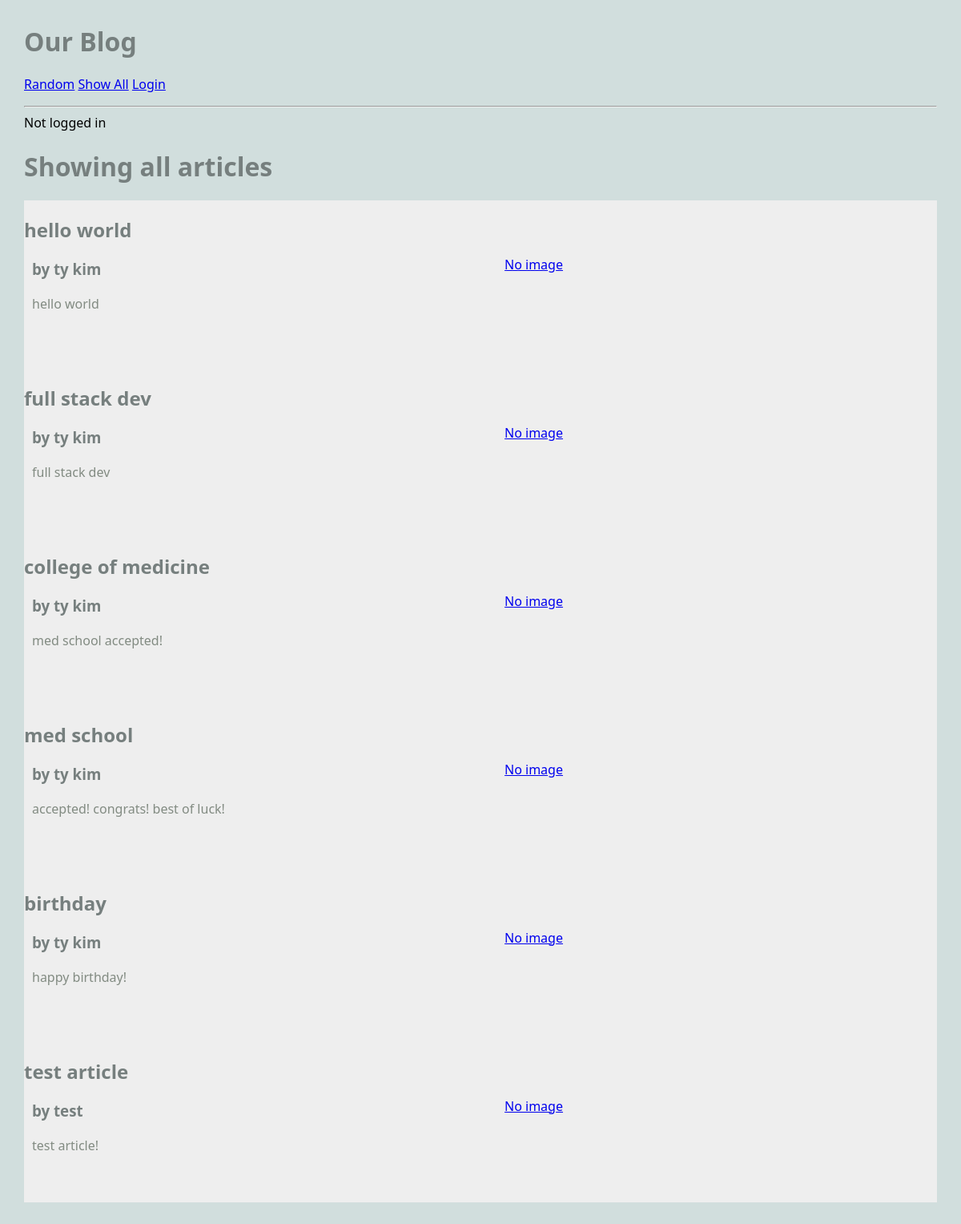
/blog/show_all, run on the app's committed database.
### blog/models.py (models this page shows, shortened)
class Article(models.Model):
    title = models.TextField(blank=True)
    author = models.TextField(blank=True)
    text = models.TextField(blank=True)
    published = models.DateTimeField(auto_now=True)
    image_file = models.ImageField(blank=True)
    user = models.ForeignKey(User, on_delete=models.CASCADE)
    def __str__(self):
        return f'{self.title} by {self.author}'

### blog/views.py (the view)
# urls.py: path('show_all', ShowAllView.as_view(), name="show_all"),
class ShowAllView(ListView):
    model = Article
    template_name = "blog/show_all.html"
    context_object_name = "articles"
    def dispatch(self, request, *args, **kwargs):
        if request.user.is_authenticated:
            print(f'ShowAllView.dispatch(): request.user={request.user}')
        else:
            print(f'ShowAllView.dispatch(): not logged in.')
        return super().dispatch(request, *args, **kwargs)

### blog/templates/blog/show_all.html
{% extends 'blog/base.html' %}
{% block content %}
<h1>Showing all articles</h1>
<main class="grid-container">
    {% for article in articles %}
    <article class="featured">
        <div>
            <h2>{{ article.title }}</h2>
            <h3>by {{ article.author }}</h3>
            <p>
                {{ article.text }}
            </p>
        </div>
        <a href="{% url 'article' article.pk %}">
            {% if article.image_file %}
            <img src="{{ article.image_file.url }}">
            {% else %}
            No image
            {% endif %}
        </a>
    </article>
    {% endfor %}
</main>
{% endblock %}

### static/styles-blog.css (style rules this page uses)
body { margin: 30px; background: #d1dedd; font-family:'Segoe UI', Tahoma, Geneva, Verdana, sans-serif; }
h1, h2, h3 { color: #767f7e; }
p { color: #828b82; }
.grid-container { background: #eee; max-width: 900px; display: grid; grid-template-columns: repeat(3, 1fr); grid-gap: 10px; max-width: 1200px; margin: 20px auto; }
article.featured { grid-column: span 3; display: grid; gap: 60px; grid-template-columns: 1fr 1fr; align-items: center; border-bottom: 1px #bbc7c7; padding-bottom: 40px; }
article p, article h3 { margin: 20px 10px; }

### data on the page
Article: title "hello world", author "ty kim", text "hello world", image_file "No image"
Article: title "full stack dev", author "ty kim", text "full stack dev", image_file "No image"
Article: title "college of medicine", author "ty kim", text "med school accepted!", image_file "No image"
Article: title "med school", author "ty kim", text "accepted! congrats! best of luck!", image_file "No image"
Article: title "birthday", author "ty kim", text "happy birthday!", image_file "No image"
Article: title "test article", author "test", text "test article!", image_file "No image"
